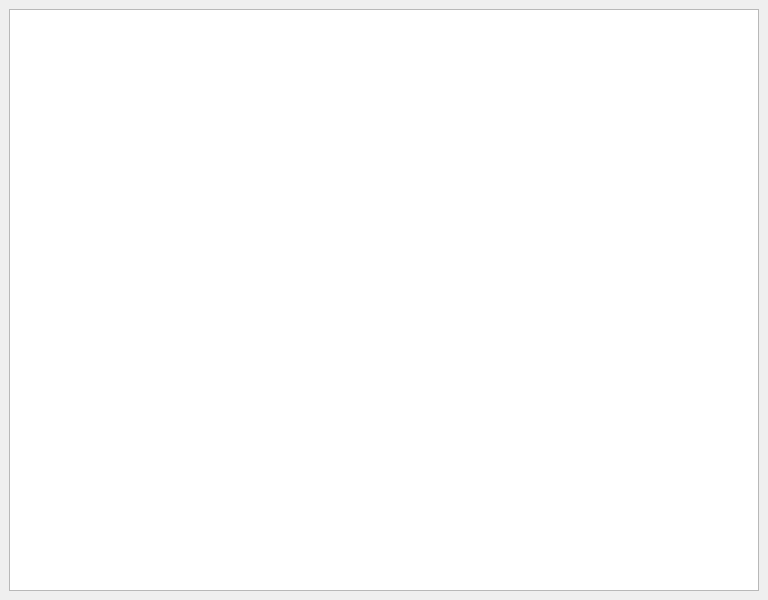
<?xml version="1.0" encoding="UTF-8"?>
<ui version="4.0">
 <class>MainWindow</class>
 <widget class="QMainWindow" name="MainWindow">
  <property name="geometry">
   <rect>
    <x>0</x>
    <y>0</y>
    <width>768</width>
    <height>600</height>
   </rect>
  </property>
  <property name="windowTitle">
   <string>MainWindow</string>
  </property>
  <widget class="QWidget" name="centralwidget">
   <layout class="QGridLayout" name="gridLayout">
    <item row="0" column="0">
     <widget class="QTableWidget" name="tableWidget"/>
    </item>
   </layout>
  </widget>
 </widget>
 <resources/>
 <connections/>
</ui>
